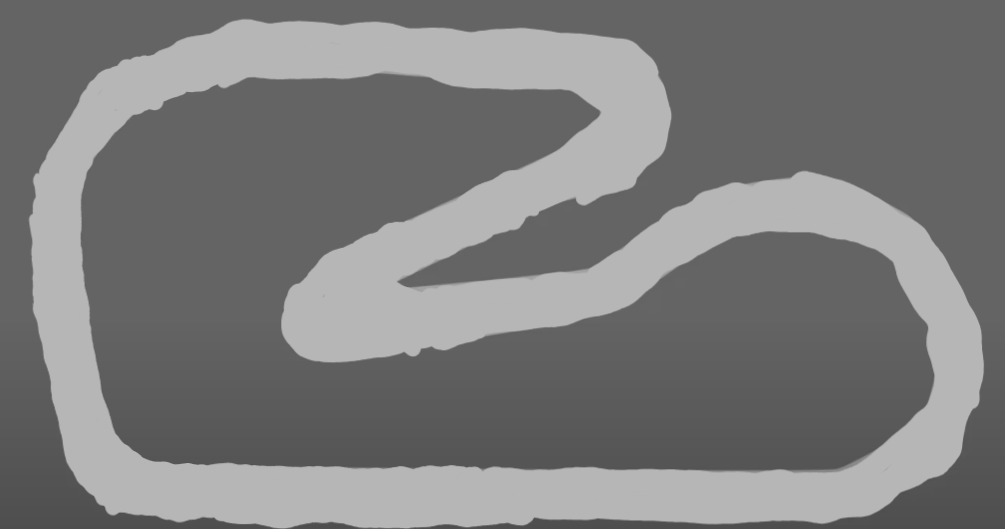
#> input picture unknown.png, 1005 x 529 px, found by its file name
$ python main.py
#> lines starting #> are read from the running program, lines starting #| are printed output that depends on the picture; after the words box and inside, x2 and y2 are one past the last pixel; in counts of white or black regions, pixels touching at a corner belong together
#> (the call stopped at in carTrack, `t = turtle.Turtle()`: turtle is not available in this run)
from importlib.resources import path
import turtle
import cv2
import math
import numpy as np
import pandas as pd
import os
import time
import matplotlib.pyplot as plt
import mss.tools, mss

#TO get image the open
from PIL import Image

# get image
filepath = r"CRINGE\unknown.png"


def carTrack():
    global t, img, dArea
    t = turtle.Turtle()
    dArea = turtle.Screen()
    turtle.bgpic(filepath)
    img = Image.open(filepath)
    # get width and height
    width, height = img.size
    # display width and height
    n_width, n_height = width + 81, height + 81
    dArea.setup(width=n_width, height=n_height)

    #Penup so theres no line (HOW TO GET RID OF THE ORGINAL TURTLE)
    t.penup()
    turtle.bgcolor('black')
    t.speed(10)
    t.lt(90)
    t.goto(-400, -200)


def fun(): #For tester function
    t.speed(1)
    t.fd(300)

def tester(): #Function to test the screenshoting of wherever our car is
    turtle.onkeypress(fun, "space")
    dArea.listen()

def neatGen(): #AI Algorithm
    pass

def pictureTaker(): #Takes pictures of car every 0.1 seconds
    time.sleep(10)
    with mss.mss() as sct:
        monitor0 = {"top": 160, "left": 160, "width": 500, "height": 500}
        output0 = "sct-{top}x{left}_{width}x{height}.png".format(**monitor0)
        # Grab the data
        sct_img = sct.grab(monitor0)
        # Save to the picture file
        mss.tools.to_png(sct_img.rgb, sct_img.size, output=output0)
        print(output0)

def rules(): #When car dies off
    img = cv2.imread(filepath) #this part just creates a mask over our current track just in case the greyscaling is an issue for rgb or hsv filtering
#> img is the input picture: shape (529, 1005, 3); min 78, max 183, mean 123.2
    hsv = cv2.cvtColor(img, cv2.COLOR_BGR2RGB)
    lower = np.array([0, 50, 50])
    upper = np.array([130, 255, 255])
    mask = cv2.inRange(hsv, lower, upper)
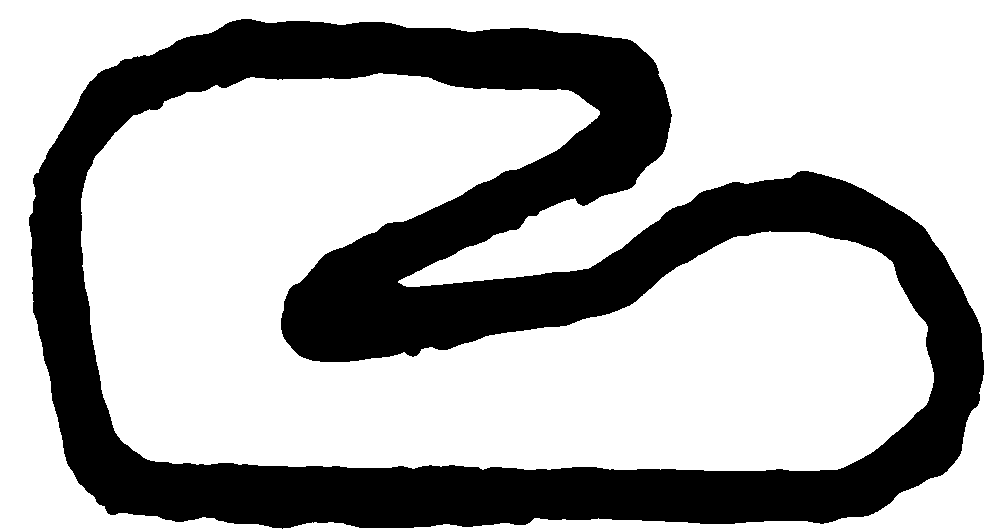
#> mask: shape (529, 1005); 68.4% white; 1 black region, box (x1, y1, x2, y2) and area: (29, 19, 984, 529) 167988
    #cv2.imshow('image', img)
    #cv2.imshow('mask', mask)

def genData(): #Keeps track of each car of each Gens' time and distance in nodes
    global carCount
    carCount = 10

if __name__ == "__main__":
    carTrack()
    neatGen()
    rules()
    pictureTaker()
#> (the call stopped at in pictureTaker, `with mss.mss() as sct:`: mss is not available in this run)
    genData()
    tester()
#> (the run stopped early here; a loop or call above may not have finished)
